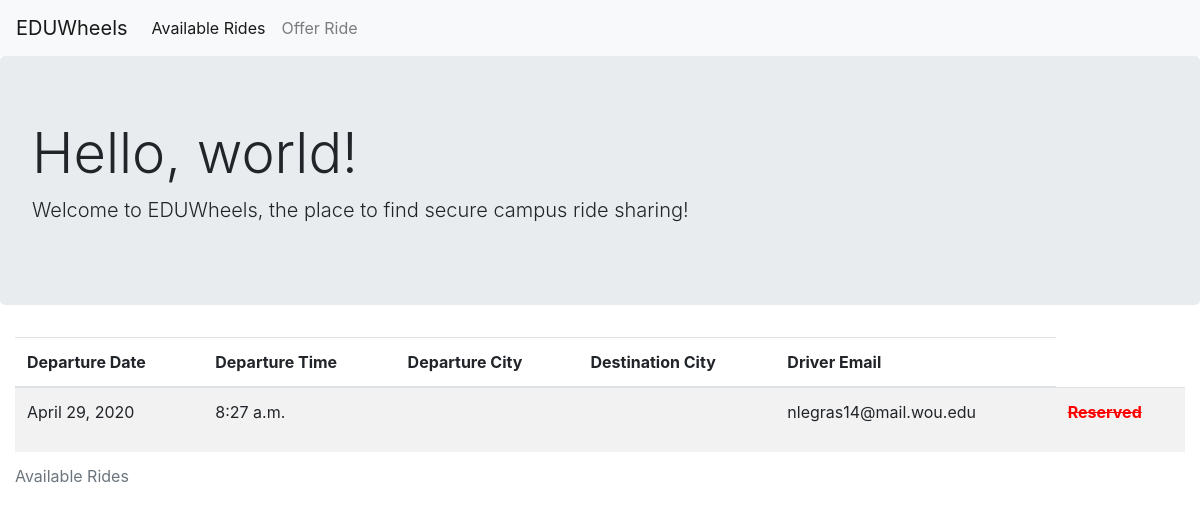
/rides/, run on an earlier commit of the app's database.
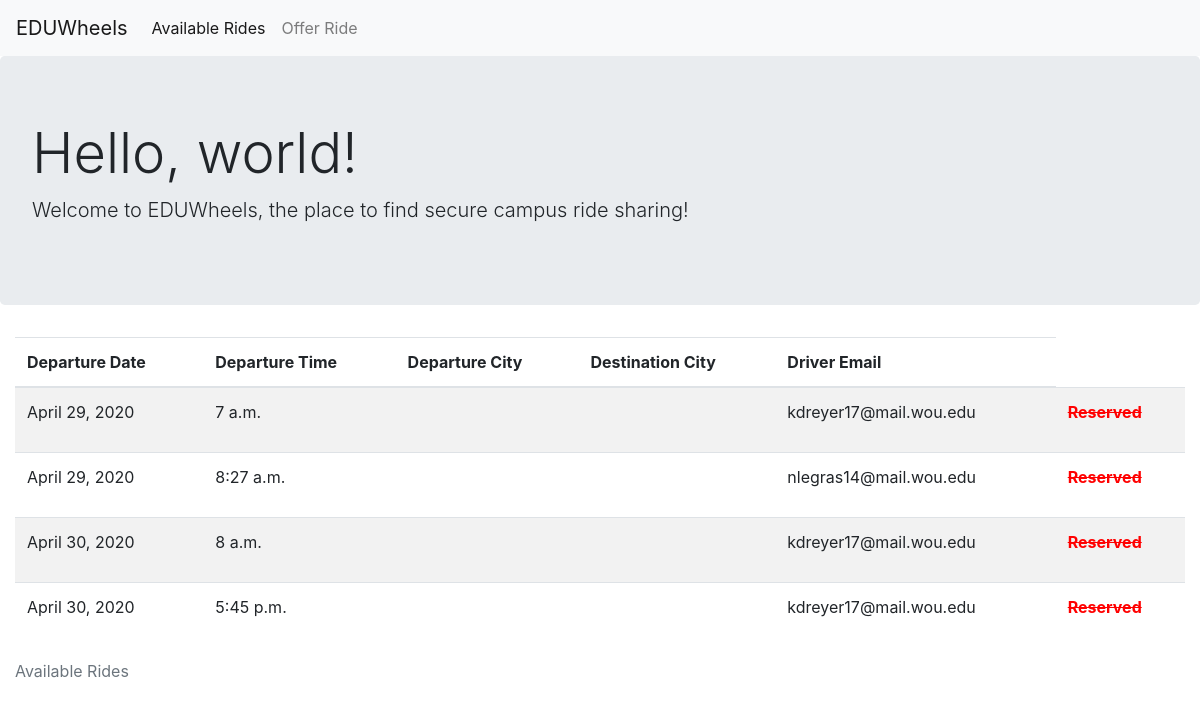
And on a later commit of the database.
### submit/models.py (models this page shows, shortened)
class Rides(models.Model):
    depDate = models.DateField()
    depTime = models.TimeField()
    depZip = models.IntegerField()
    arrZip = models.IntegerField()
    driEmail = models.EmailField()
    reserved = models.TextField(default='Open')
    driSmokes = models.IntegerField(default=0)
    riderPets = models.IntegerField(default=0)
    riderLugg = models.IntegerField(default=0)
    @property
    def depName(self):
        return zcdb[self.depZip].city + ", " + zcdb[self.depZip].state
    @property
    def arrName(self):
        return zcdb[self.arrZip].city + ", " + zcdb[self.arrZip].state

### ride/views.py (the view)
# urls.py: path('', views.post_rides, name='post_rides'),
def post_rides(request):
   rides = Rides.objects.filter(depDate__gte=timezone.now()).order_by('depDate','depTime')
   return render(request, 'rides.html', {'rides': rides})

### templates/rides.html (shortened to what this page needs)
<!DOCTYPE html>
<html lang="en">
<head>
<link rel="stylesheet" href="https://maxcdn.bootstrapcdn.com/bootstrap/4.4.1/css/bootstrap.min.css">
</head>
<body>
<nav class="navbar navbar-expand-lg navbar-light bg-light">
  <a class="navbar-brand" href="#">EDUWheels</a>
  <div class="collapse navbar-collapse" id="navbarNavAltMarkup">
    <div class="navbar-nav">
      <a class="nav-item nav-link active" href="#">Available Rides <span class="sr-only">(current)</span></a>
      <a class="nav-item nav-link" href="/submit">Offer Ride</a>
    </div>
  </div>
</nav>
<div class="jumbotron">
  <h1 class="display-4">Hello, world!</h1>
  <p class="lead">Welcome to EDUWheels, the place to find secure campus ride sharing!</p>
</div>
<div class="container-fluid">
  <table class="table table-striped">
    <caption>Available Rides</caption>
    <thead>
      <tr>
        <th scope="col">Departure Date</th>
        <th scope="col">Departure Time</th>
        <th scope="col">Departure City</th>
        <th scope="col">Destination City</th>
        <th scope="col">Driver Email</th>
      </tr>
    </thead>
    <tbody>
    {% for ride in rides %}
      <tr>
        <td>{{ ride.depDate }}</td>
        <td>{{ ride.depTime}}</td>
        <td>{{ ride.depName }}</td>
        <td>{{ ride.arrName }}</td>
        <td>{{ ride.driEmail }}</td>
        <td>
          {% if ride.reserved == "Reserved" %}
          <p style="color: Red"><strong><del>{{ ride.reserved }}</del></strong></p>
          {% endif %}
        </td>
      </tr>
    {% endfor %}
    </tbody>
  </table>
</div>
</body>
</html>

What changed in the data, as far as the page shows it:
added Rides: depDate "April 29, 2020", depTime "7 a.m.", driEmail "kdreyer17@mail.wou.edu", reserved "Reserved"
added Rides: depDate "April 30, 2020", depTime "8 a.m.", driEmail "kdreyer17@mail.wou.edu", reserved "Reserved"
added Rides: depDate "April 30, 2020", depTime "5:45 p.m.", driEmail "kdreyer17@mail.wou.edu", reserved "Reserved"
